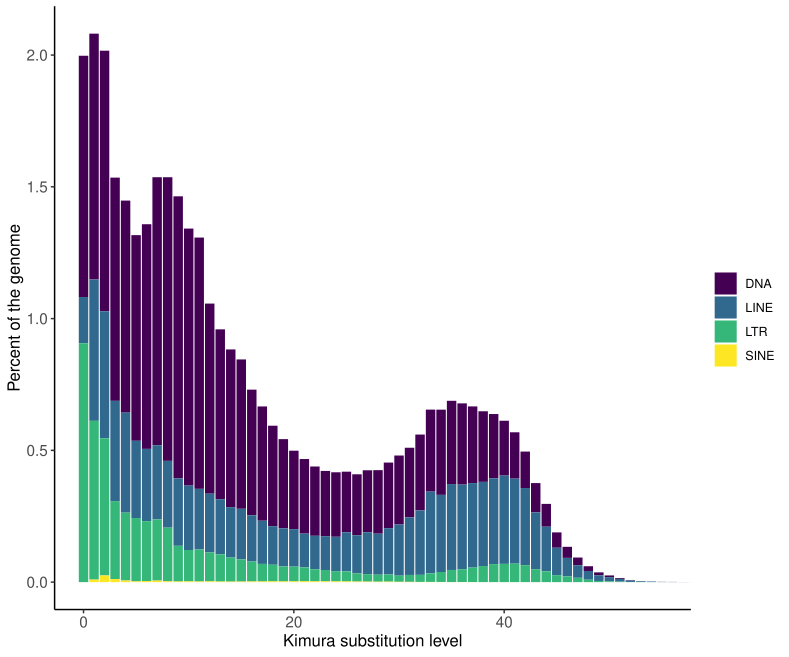

This chart was generated by the following R code:
# Terrence Sylvester
# 25/5/2023
# pradakshanas@gmail.com

# load librarys
library(reshape)
library(ggplot2)
library(viridis)
library(hrbrthemes)
library(tidyverse)
library(gridExtra)

# read kimura distances
KimuraDistance <- read.csv("../data/Chrysina_gloriosa.kimura.distance.csv",sep=" ")

# keep only the parent repeat category
for(i in 1:ncol(KimuraDistance)){
  colnames(KimuraDistance)[i] <- unlist(strsplit(colnames(KimuraDistance)[i],split = ".",fixed = T))[1]
}

# get the total basepairs for a given divergence group
# DNA
DNA <- KimuraDistance[,colnames(KimuraDistance) == "DNA"]
DNA_sum <- rowSums(DNA)
# LINE
LINE <- KimuraDistance[,colnames(KimuraDistance) == "LINE"]
LINE_sum <- rowSums(LINE)
# LTR
LTR <- KimuraDistance[,colnames(KimuraDistance) == "LTR"]
LTR_sum <- rowSums(LTR)
# SINE
SINE <- KimuraDistance[,colnames(KimuraDistance) == "SINE"]
SINE_sum <- rowSums(SINE)
# Satellite
Satellite <- KimuraDistance[,colnames(KimuraDistance) == "Satellite"]
# Simple repeats
Simple_repeat <- KimuraDistance[,colnames(KimuraDistance) == "Simple_repeat"]

# comibe above data into a single table
reps <- as.data.frame(matrix(nrow = nrow(KimuraDistance),ncol = 7))
colnames(reps) <- c("Div","DNA","LINE","LTR","SINE","Satellite","SSR")
reps$Div <- KimuraDistance$Div
reps$DNA <- DNA_sum
reps$LINE <- LINE_sum
reps$LTR <- LTR_sum
reps$SINE <- SINE_sum
reps$Satellite <- Satellite
reps$SSR <- Simple_repeat

#add here the genome size in bp
genomes_size=642274021

# get the percentage of the genome for a given divergence category
kd_melt = melt(reps[,c(1:5)],id="Div")
kd_melt$norm = kd_melt$value/genomes_size * 100

# plot
ggplot(kd_melt, aes(fill=variable, y=norm, x=Div)) + 
  geom_bar(position="stack", stat="identity",color="white",width = .99) +
  scale_fill_viridis_d() +
  theme_classic() +
  xlab("Kimura substitution level") +
  ylab("Percent of the genome") + 
  labs(fill = "") +
  coord_cartesian(xlim = c(0, 55)) +
  theme(axis.text=element_text(size=11),axis.title =element_text(size=12))
